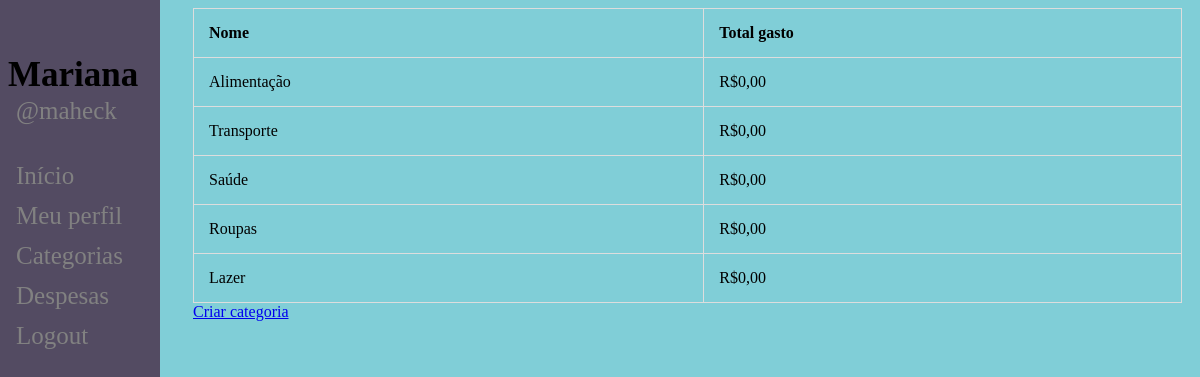
Screenshot of /categories (signed in) with the database file from the repository.
### poupapig/models.py (models this page shows, shortened)
class Category(models.Model):
	user = models.ForeignKey('auth.User', default="", on_delete=models.CASCADE)
	name = models.CharField(max_length=200)

### poupapig/views.py (the view)
# urls.py: path('categories', views.show_categories, name='show_categories'),
def show_categories(request):
	categories = Category.objects.all()
	return render(request, 'categories.html', {'categories': categories})

### poupapig/templates/categories.html
{% extends 'registration/base_profile.html' %}
{% load staticfiles %}
{% block content %}
    <table>
        <tr>
            <th>Nome</th>
            <th>Total gasto</th>
        </tr>
        {% for category in categories %}
            {% if category.user == user %}
                <tr>
                    <td>{{category.name}}</td>
                    <td>R$0,00</td>
                </tr>
            {% endif %}
        {% endfor %}
    </table>
    <a href="{% url 'new_category' %}">Criar categoria</a>
{% endblock %}

### poupapig/templates/registration/base_profile.html (shortened to what this page needs)
{% load staticfiles %}
<!doctype html>
<html>
    <head>
        <link href="{% static 'css/style_profile.css' %}" rel="stylesheet">
    </head>
    <body>
        <div class="sidenav">
            <h2> {{user.first_name}} </h2>
            <p> @{{user.username}} </p>
            <a href="{% url 'index_profile' %}">Início</a>
            <a href="{% url 'user_infos' %}">Meu perfil</a>
            <a href="{% url 'show_categories' %}">Categorias</a>
            <a href="{% url 'expense_list' %}">Despesas</a>
            <a href="{% url 'logout' %}">Logout</a>
        </div>
        <div class="main">
            {% block content %}
            {% endblock %}
        </div>
    </body>
</html>

### poupapig/static/css/style_profile.css (style rules this page uses)
body { background-color: #80CED7; padding-left: 15px; }
table, td, th { border: 1px solid #ddd; text-align: left; }
table { border-collapse: collapse; width: 100%; }
th, td { padding: 15px; }
.sidenav { height: 100%; width: 160px; position: fixed; z-index: 1; top: 0; left: 0; background-color: #534B62; overflow-x: hidden; padding-top: 20px; }
.sidenav h2 { padding: 6px 8px 0px 8px; margin-bottom: 0px; text-decoration: none; font-size: 35px; color: black; display: block; }
.sidenav p { margin-top:2px; padding: 0px 8px 6px 16px; text-decoration: none; font-size: 25px; color: #818181; display: block; }
.sidenav a { padding: 6px 8px 6px 16px; text-decoration: none; font-size: 25px; color: #818181; display: block; }
.main { margin-left: 160px; padding: 0px 10px; }

### rows the page displays
Category: name "Alimentação"
Category: name "Transporte"
Category: name "Saúde"
Category: name "Roupas"
Category: name "Lazer"

### other values shown
{{ user.first_name }} "Mariana"
{{ user.username }} "maheck"
